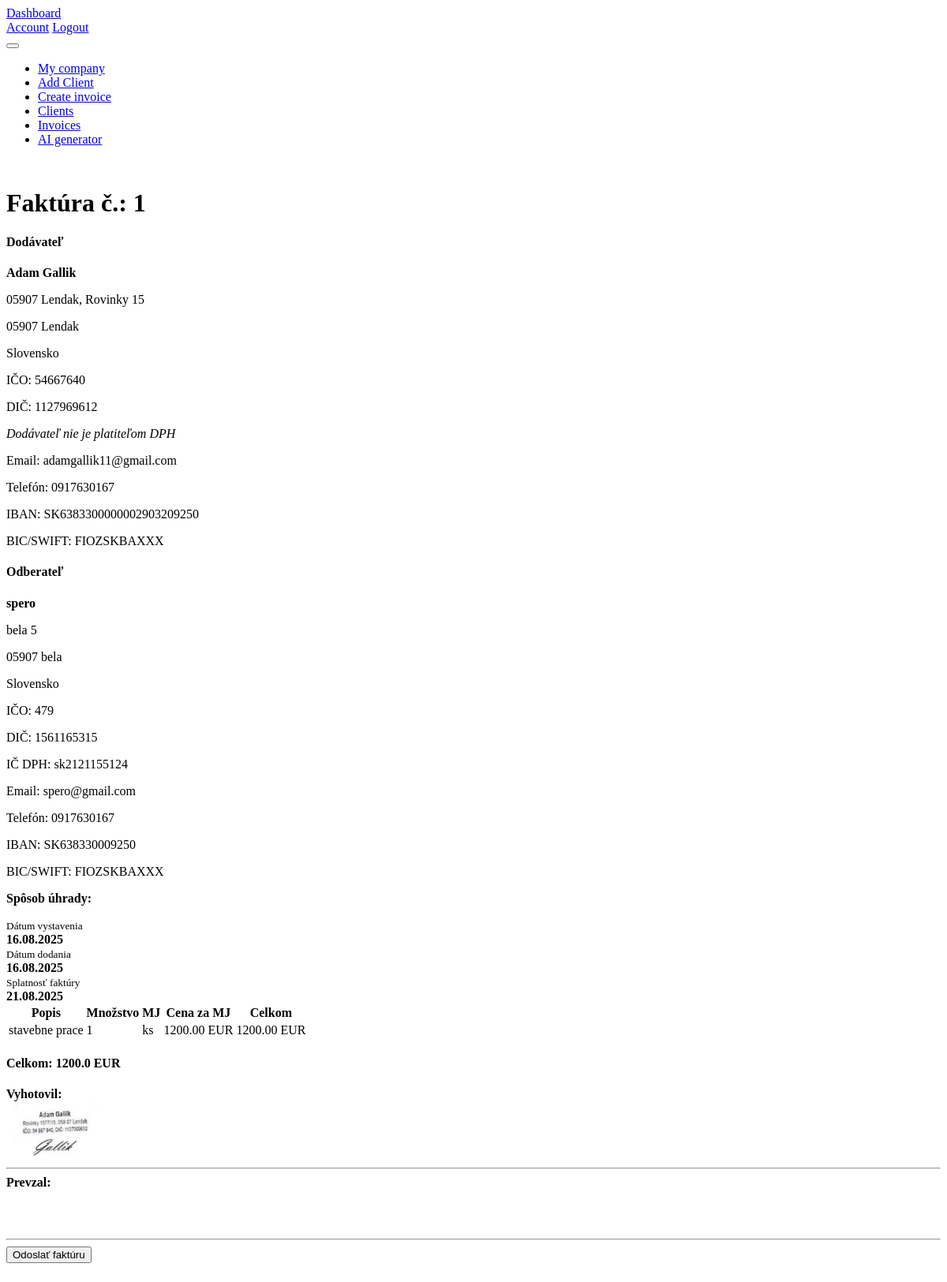
The page /show_ai_invoice/1 (signed in) on the database its author committed.
### models.py (models this page shows, shortened)
class Invoice(db.Model):
        __tablename__ = 'invoices'
        __table_args__ = (
        db.UniqueConstraint('user_id', 'invoice_number', name='uq_user_invoice'),
        )
        id = db.Column(db.Integer, primary_key=True)
        invoice_number = db.Column(db.String(50), nullable=False)
        date = db.Column(db.Date, nullable=False)
        due_date = db.Column(db.Date, nullable=False)
        user_id = db.Column(db.Integer, db.ForeignKey('users.id'), nullable=False)
        user = db.relationship('User', backref=db.backref('invoices', lazy=True))
        currency = db.Column(db.String(10), nullable=False)
        total_cost = db.Column(db.Float, nullable=False)  # Total cost calculated as quantity
        vat_rate = db.Column(db.Float, nullable=True, default=0.0)  # VAT rate in percentage
        client_id = db.Column(db.Integer, db.ForeignKey('clients.id'), nullable=False)
        company_id = db.Column(db.Integer, db.ForeignKey('companies.id'), nullable=False)  # Foreign key to the company
        company= db.relationship('Company', backref=db.backref('invoices', lazy=True))
        client = db.relationship('Client', backref=db.backref('invoices', lazy=True))
        items = db.relationship("InvoiceItem", back_populates="invoice", cascade="all, delete-orphan")
        created_at = db.Column(db.DateTime, default=datetime.now(timezone.utc))  # Timestamp when the invoice was created
        status = db.Column(db.Enum(InvoiceStatus, name="invoicestatus",
                           native_enum=False, validate_strings=True), nullable=False, default=InvoiceStatus.unpaid)
        pdf_path = db.Column(db.String(255), nullable=True)
        payment_method = db.Column(db.Enum(PaymentMethod, name="paymentmethod",
                                   native_enum=False, validate_strings=True), nullable=False, default=PaymentMethod.bank_transfer)

class Company(db.Model):
        __tablename__ = 'companies'
        id = db.Column(db.Integer, primary_key=True)
        name = db.Column(db.String(100), nullable=False)
        ico = db.Column(db.String(20), nullable=False)
        dic = db.Column(db.String(20), nullable=False)
        street = db.Column(db.String(100), nullable=False)
        user_id = db.Column(db.Integer, db.ForeignKey('users.id'), nullable=False)
        user = db.relationship('User', backref=db.backref('companies', lazy=True))
        city = db.Column(db.String(50), nullable=False)
        zip_code = db.Column(db.String(20), nullable=False)
        country = db.Column(db.String(50), nullable=False)
        email = db.Column(db.String(100), nullable=False)
        phone = db.Column(db.String(20), nullable=False)
        iban = db.Column(db.String(34), nullable=False)
        bic = db.Column(db.String(11), nullable=False)
        is_vat_payer = db.Column(db.Boolean, default=False)
        ic_dph = db.Column(db.String(20), nullable=True)  # Optional field for VAT ID if the

class Client(db.Model):
        __tablename__ = 'clients'
        id = db.Column(db.Integer, primary_key=True)
        name = db.Column(db.String(100), nullable=False)
        ico = db.Column(db.String(20), nullable=False)
        dic = db.Column(db.String(20), nullable=False)
        street = db.Column(db.String(100), nullable=False)
        user_id = db.Column(db.Integer, db.ForeignKey('users.id'), nullable=False)
        user = db.relationship('User', backref=db.backref('clients', lazy=True))
        city = db.Column(db.String(50), nullable=False)
        zip_code = db.Column(db.String(20), nullable=False)
        country = db.Column(db.String(50), nullable=False)
        email = db.Column(db.String(100), nullable=False)
        phone = db.Column(db.String(20), nullable=False)
        iban = db.Column(db.String(34), nullable=False)
        bic = db.Column(db.String(11), nullable=False)
        is_vat_payer = db.Column(db.Boolean, default=False)
        ic_dph = db.Column(db.String(20), nullable=True)  # Optional field for VAT ID if the client is a VAT payer

class InvoiceItem(db.Model):
    __tablename__ = 'invoice_items'
    id = db.Column(db.Integer, primary_key=True)
    invoice_id = db.Column(db.Integer, db.ForeignKey('invoices.id'), nullable=False)
    description = db.Column(db.String(200), nullable=False)
    quantity = db.Column(db.Integer, nullable=False)
    unit=db.Column(db.String(50), nullable=False)  # e.g., "pcs", "kg", etc.
    price_per_item = db.Column(db.Float, nullable=False)
    total_cost = db.Column(db.Float, nullable=False)
    invoice = db.relationship("Invoice", back_populates="items")

### routes.py (the view, shortened to what this page needs)
@main.route('/show_ai_invoice/<int:invoice_id>', methods=['GET', 'POST'])
@login_required
def view_ai_invoice(invoice_id):
    invoice = Invoice.query.filter_by(id=invoice_id, user_id=current_user.id).first_or_404()
    client = invoice.client
    company = invoice.company
    return render_template(
        "show_ai_invoice.html",
        invoice_data=invoice,
        client_data=client,
        company_data=company,
        items=invoice.items
    )

### templates/show_ai_invoice.html (shortened to what this page needs)
{% extends "base.html" %}
{% block content %}
<div class="container py-5">
  <div class="d-flex justify-content-between align-items-center mb-4">
    <h1 class="mb-0">Faktúra č.: {{ invoice_data.invoice_number }}</h1>
  </div>
  <div class="row">
    <div class="col-md-6">
      <h4>Dodávateľ</h4>
      <p><strong>{{ company_data.name }}</strong></p>
      <p>{{ company_data.street }}</p>
      <p>{{ company_data.zip_code }} {{ company_data.city }}</p>
      <p>{{ company_data.country }}</p>
      <p>IČO: {{ company_data.ico }}</p>
      <p>DIČ: {{ company_data.dic }}</p>
      {% if company_data.is_vat_payer and company_data.ic_dph %}
        <p>IČ DPH: {{ company_data.ic_dph }}</p>
      {% else %}
        <p><em>Dodávateľ nie je platiteľom DPH</em></p>
      {% endif %}
      <p>Email: {{ company_data.email }}</p>
      <p>Telefón: {{ company_data.phone }}</p>
      <p>IBAN: {{ company_data.iban }}</p>
      <p>BIC/SWIFT: {{ company_data.bic }}</p>
    </div>
    <div class="col-md-6">
      <h4>Odberateľ</h4>
      <p><strong>{{ client_data.name }}</strong></p>
      <p>{{ client_data.street }}</p>
      <p>{{ client_data.zip_code }} {{ client_data.city }}</p>
      <p>{{ client_data.country }}</p>
      <p>IČO: {{ client_data.ico }}</p>
      <p>DIČ: {{ client_data.dic }}</p>
      {% if not client_data.ic_dph %}
        <p><em>Odberateľ nie je platiteľom DPH</em></p>
      {% else %}
        <p>IČ DPH: {{ client_data.ic_dph }}</p>
      {% endif %}
      <p>Email: {{ client_data.email }}</p>
      <p>Telefón: {{ client_data.phone }}</p>
      {% if client_data.iban %}
        <p>IBAN: {{ client_data.iban }}</p>
      {% endif %}
      {% if client_data.bic %}
        <p>BIC/SWIFT: {{ client_data.bic }}</p>
      {% endif %}
    </div>
  </div>
  <div class="card my-4 p-3">
    <p class="mb-2"><strong>Spôsob úhrady:</strong> {{ company_data.payment_method }}</p>
    <div class="row text-center">
      <div class="col">
        <small class="text-muted">Dátum vystavenia</small>
        <div><strong>{{ invoice_data.date.strftime('%d.%m.%Y') }}</strong></div>
      </div>
      <div class="col">
        <small class="text-muted">Dátum dodania</small>
        <div><strong>{{ invoice_data.date.strftime('%d.%m.%Y') }}</strong></div>
      </div>
      <div class="col">
        <small class="text-muted">Splatnosť faktúry</small>
        <div><strong>{{ invoice_data.due_date.strftime('%d.%m.%Y') }}</strong></div>
      </div>
    </div>
  </div>
  <table class="table table-bordered">
    <thead class="table-light">
      <tr>
        <th>Popis</th>
        <th>Množstvo</th>
        <th>MJ</th>
        <th>Cena za MJ</th>
        <th>Celkom</th>
      </tr>
    </thead>
    <tbody>
  {% for item in invoice_data.items %}
    <tr>
      <td>{{ item.description }}</td>
      <td>{{ item.quantity }}</td>
      <td>{{ item.unit or '' }}</td>
      <td>{{ "%.2f"|format(item.price_per_item) }} {{ invoice_data.currency }}</td>
      <td>{{ "%.2f"|format(item.total_cost) }} {{ invoice_data.currency }}</td>
    </tr>
  {% endfor %}
</tbody>
  </table>
  {% if company_data.is_vat_payer %}
    <div class="mt-3">
      <p>Základ DPH: {{ "%.2f"|format(invoice_data.total_cost) }} {{ invoice_data.currency }}</p>
      <p>Sadzba DPH: {{ invoice_data.vat_rate }}%</p>
      <p>DPH: {{ "%.2f"|format(invoice_data.total_cost * invoice_data.vat_rate / 100) }} {{ invoice_data.currency }}</p>
      <h4>Spolu na úhradu: {{ "%.2f"|format(invoice_data.total_cost * (1 + invoice_data.vat_rate / 100)) }} {{ invoice_data.currency }}</h4>
    </div>
  {% else %}
    <h4 class="mt-3 text-end">Celkom: {{ invoice_data.total_cost }} {{ invoice_data.currency }}</h4>
  {% endif %}
  <div class="row mt-5">
    <div class="col text-center">
      <strong>Vyhotovil:</strong><br>
      <img src="{{ url_for('static', filename='stamp.png', _external=True) }}" alt="Stamp" style="max-height: 80px;"><br>
      <hr class="w-50 mx-auto">
    </div>
    <div class="col text-center">
      <strong>Prevzal:</strong><br><br><br><br>
      <hr class="w-50 mx-auto">
    </div>
  </div>
<form method="POST">
    <button type="submit" class="btn btn-success">Odoslať faktúru</button>
</form>
</div>
{% endblock %}

### templates/base.html (shortened to what this page needs)
<!DOCTYPE html>
<html lang="en" data-bs-theme="light">
<head>
  <link href="https://cdn.jsdelivr.net/npm/@tabler/core@1.4.0/dist/css/tabler.min.css" rel="stylesheet">
  <link href="https://cdn.jsdelivr.net/npm/@tabler/icons-webfont@latest/tabler-icons.min.css" rel="stylesheet">
</head>
<body>
  <div class="page">
    <header class="navbar navbar-expand-md navbar-light border-bottom d-print-none">
      <div class="container-xl">
        <a class="navbar-brand" href="/dashboard">
          <span class="navbar-brand-text">Dashboard</span>
        </a>
        <div class="navbar-nav flex-row order-md-last">
          <a class="nav-link px-2" href="{{ url_for('main.account') }}">Account</a>
          <a class="nav-link px-2" href="{{ url_for('main.logout') }}">Logout</a>
        </div>
        <button class="navbar-toggler" type="button" data-bs-toggle="collapse" data-bs-target="#navbar-menu">
        </button>
        <div class="collapse navbar-collapse" id="navbar-menu">
          <ul class="navbar-nav">
            <li class="nav-item"><a class="nav-link" href="/my_company"><span class="ms-2">My company</span></a></li>
            <li class="nav-item"><a class="nav-link" href="/add_client"><span class="ms-2">Add Client</span></a></li>
            <li class="nav-item"><a class="nav-link" href="/add_invoice"><span class="ms-2">Create invoice</span></a></li>
            <li class="nav-item"><a class="nav-link" href="/clients"><span class="ms-2">Clients</span></a></li>
            <li class="nav-item"><a class="nav-link" href="/invoices"><span class="ms-2">Invoices</span></a></li>
            <li class="nav-item"><a class="nav-link" href="/ai_invoice"><span class="ms-2">AI generator</span></a></li>
          </ul>
        </div>
      </div>
    </header>
    <div class="page-wrapper">
      <div class="container-fluid content-wrap">
        <div class="card card-body">
          {% block content %}{% endblock %}
        </div>
      </div>
    </div>
  </div>
</body>
</html>

### templates/base.html (style rules this page uses)
body { background: var(--tblr-bg-surface); }
.content-wrap { padding-top: 1rem; padding-bottom: 1rem; }

### rows shown on the page
Invoice: invoice_number "1", date "16.08.2025", due_date "21.08.2025", currency "EUR", total_cost "1200.0"
Company: name "Adam Gallik", street "05907 Lendak, Rovinky 15", zip_code "05907", city "Lendak", country "Slovensko", ico "54667640", dic "1127969612", email "adamgallik11@gmail.com", phone "0917630167", iban "SK6383300000002903209250", bic "FIOZSKBAXXX"
Client: name "spero", street "bela 5", zip_code "05907", city "bela", country "Slovensko", ico "479", dic "1561165315", ic_dph "sk2121155124", email "spero@gmail.com", phone "0917630167", iban "SK638330009250", bic "FIOZSKBAXXX"
InvoiceItem: description "stavebne prace", quantity "1", unit "ks", price_per_item "1200.00", total_cost "1200.00"
